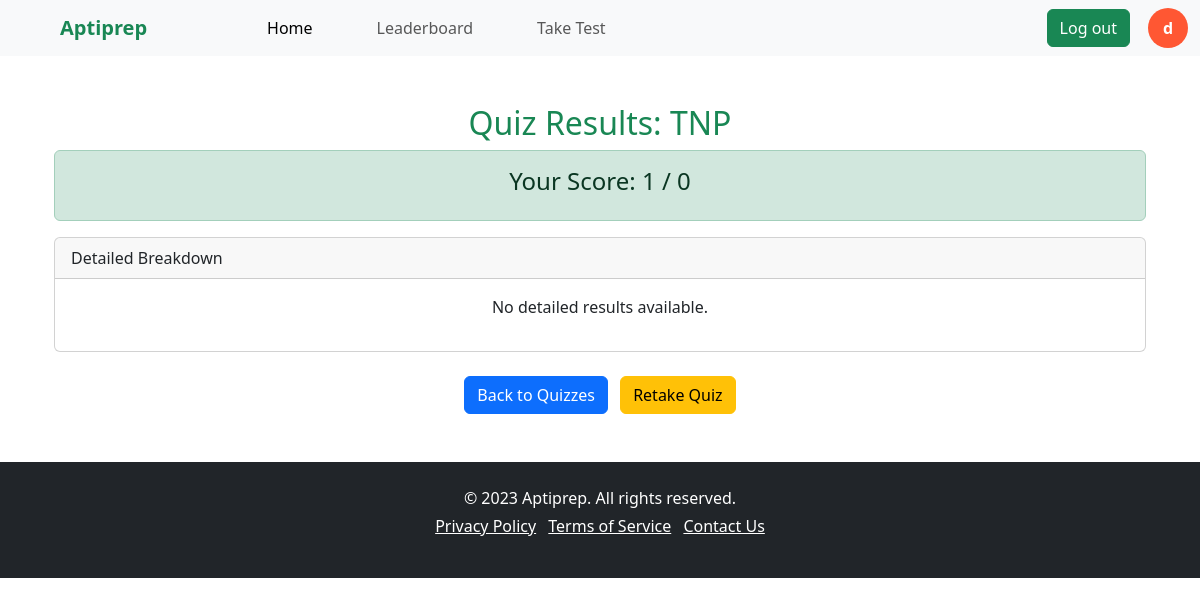
Page /quizzes/1/result/ (signed in) on the committed database.
### users/models.py (models this page shows, shortened)
class CustomUser(AbstractUser):
    ROLE_CHOICES = [
        ('student', 'Student'),
        ('faculty', 'Faculty'),
    ]
    role = models.CharField(max_length=10, choices=ROLE_CHOICES, default='student')

### quizzes/models.py (models this page shows, shortened)
class Quiz(models.Model):
    title = models.CharField(max_length=200)
    category = models.CharField(max_length=100, choices=[("Aptitude", "Aptitude"), ("Coding", "Coding"), ("Logical", "Logical")])
    created_by = models.ForeignKey(CustomUser, on_delete=models.CASCADE, limit_choices_to={'role': 'faculty'})
    created_at = models.DateTimeField(auto_now_add=True)
    duration = models.IntegerField(help_text="Duration in minutes")

class QuizAttempt(models.Model):
    user = models.ForeignKey(CustomUser, on_delete=models.CASCADE)
    quiz = models.ForeignKey(Quiz, on_delete=models.CASCADE)
    score = models.IntegerField()
    attempted_at = models.DateTimeField(auto_now_add=True)

### quizzes/views.py (the view)
# urls.py: path("<int:quiz_id>/result/", views.quiz_result, name="quiz_result"),  # View quiz result
@login_required
def quiz_result(request, quiz_id):
    quiz = get_object_or_404(Quiz, id=quiz_id)
    attempt = QuizAttempt.objects.filter(user=request.user, quiz=quiz).order_by("-attempted_at").first()
    total_questions = request.session.get('total_questions', 0)
    question_results = request.session.get('question_results', [])
    request.session.pop('question_results', None)
    request.session.pop('total_questions', None)
    return render(request, "quizzes/quiz_result.html", {
        "quiz": quiz,
        "attempt": attempt,
        "total_questions": total_questions,
        "question_results": question_results
    })

### templates/quizzes/quiz_result.html (shortened to what this page needs)
{% extends 'base.html' %}
{% block content %}
<div class="container mt-5">
  <h2 class="text-center text-success">Quiz Results: {{ quiz.title }}</h2>
  {% if attempt %}
  <div class="alert alert-success text-center">
    <h4>Your Score: {{ attempt.score }} / {{ total_questions }}</h4>
  </div>
  <div class="card">
    <div class="card-header">
      Detailed Breakdown
    </div>
    <div class="card-body">
      {% if question_results|length == 0 %}
      <p class="text-center">No detailed results available.</p>
      {% endif %}
    </div>
  </div>
  <div class="mt-4 text-center">
    <a href="{% url 'quiz_list' %}" class="btn btn-primary me-2">Back to Quizzes</a>
    <a href="{% url 'start_quiz' quiz.id %}" class="btn btn-warning">Retake Quiz</a>
  </div>
  {% else %}
  <div class="alert alert-info text-center">
    No attempt data found for this quiz.
  </div>
  {% endif %}
</div>
{% endblock %}

### templates/base.html (shortened to what this page needs)
{% load static %}
<!DOCTYPE html>
<html lang="en">
<head>
  <link rel="stylesheet" href="{% static 'css/styles.css' %}">
  <link rel="stylesheet" href="https://cdn.jsdelivr.net/npm/bootstrap@5.3.0/dist/css/bootstrap.min.css">
</head>
<body>
<nav class="navbar navbar-expand-lg bg-body-tertiary sticky-top">
  <div class="container-fluid">
    <a class="navbar-brand text-success ms-5 fw-bold" href="/">Aptiprep</a>
    <div class="collapse navbar-collapse" id="navbarSupportedContent">
      <ul class="navbar-nav me-auto mb-2 mb-lg-0 ms-5">
        <li class="nav-item ms-5">
          <a class="nav-link active" aria-current="page" href="/">Home</a>
        </li>
        {% if user.is_authenticated %}
        <li class="nav-item ms-5">
          <a class="nav-link" href="{% url 'global_leaderboard' %}">Leaderboard</a>
        </li>
        {% if user.role == "faculty" %}
        <li class="nav-item ms-5">
          <a class="nav-link" href="{% url 'create_quiz' %}">Create Test</a>
        </li>
        {% else %}
        <li class="nav-item ms-5">
          <a class="nav-link" href="{% url 'quiz_list' %}">Take Test</a>
        </li>
        {% endif %}
        {% endif %}
      </ul>
      {% if user.is_authenticated %}
      <form action="{% url 'logout' %}" method="post" style="display: inline;">
        <button type="submit" class="btn btn-success mx-about me-2 hover-bg-black">Log out</button>
      </form>
      <a href="{% url 'profile' %}" class="profile-icon" id="profileIcon">
        {{ user.username|slice:":1" }}
      </a>
      {% else %}
      <button class="btn btn-success mx-about me-2 hover-bg-black" type="button" onclick="window.location.href='/users/login'">Log in</button>
      <button class="btn btn-success hover-bg-black" type="button" onclick="window.location.href='/users/register'">Sign in</button>
      {% endif %}
    </div>
  </div>
</nav>
<div class="container mt-4">
  {% block content %}{% endblock %}
</div>
<footer class="bg-dark text-white text-center py-4 mt-5">
  <div class="container">
    <p class="mb-1">&copy; 2023 Aptiprep. All rights reserved.</p>
    <ul class="list-inline">
      <li class="list-inline-item"><a href="#" class="text-white">Privacy Policy</a></li>
      <li class="list-inline-item"><a href="#" class="text-white">Terms of Service</a></li>
      <li class="list-inline-item"><a href="#" class="text-white">Contact Us</a></li>
    </ul>
  </div>
</footer>
</body>
</html>

### templates/base.html (style rules this page uses)
.profile-icon { display: inline-block; width: 40px; height: 40px; border-radius: 50%; background-color: #ccc; color: #fff; text-align: center; line-height: 40px; font-weight: bold; margin-left: 10px; text-decoration: none; }

### rows in the picture
CustomUser: username "d"
Quiz: title "TNP"
QuizAttempt: score "1"

### other values in the picture
{{ total_questions }} "0"
